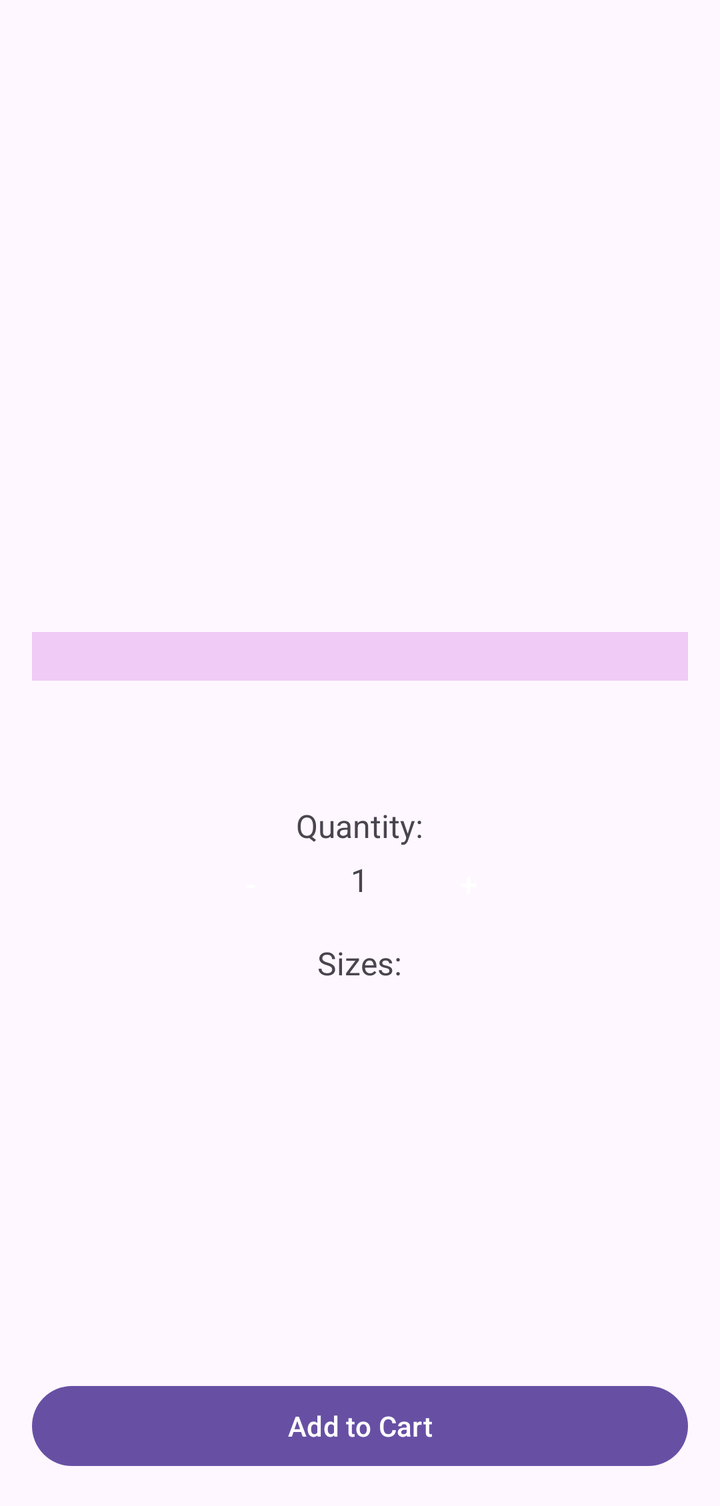
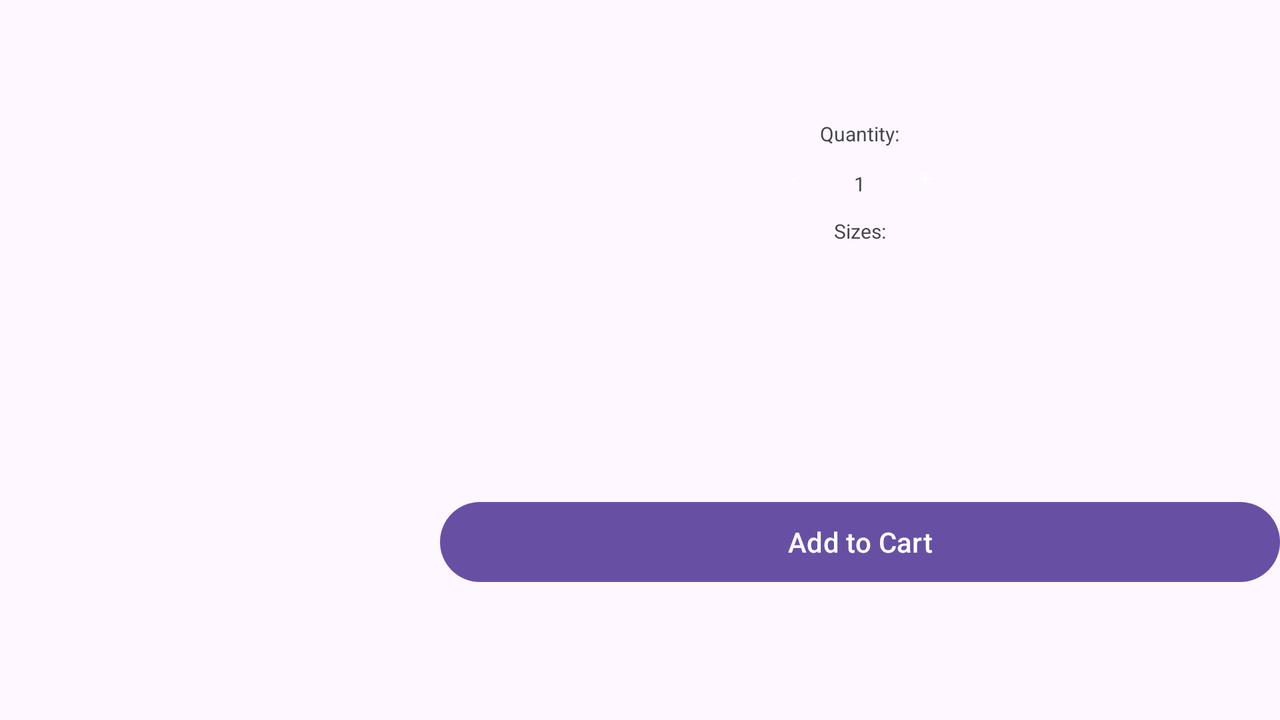

First picture: res/layout/ on a phone held upright. Second picture: the repository's own variant of that layout, on a device whose configuration matches the variant's folder. Source for both follows.
<!-- AndroidManifest.xml: application theme Theme.Trendz -->
<!-- res/layout/fragment_product_detail.xml -->
<?xml version="1.0" encoding="utf-8"?>
<ScrollView xmlns:android="http://schemas.android.com/apk/res/android"
    android:layout_width="match_parent"
    android:layout_height="match_parent">

    <RelativeLayout
        android:layout_width="match_parent"
        android:layout_height="wrap_content"
        android:padding="16dp">

    <ImageView
        android:id="@+id/productDetailImageView"
        android:layout_width="220dp"
        android:layout_height="270dp"
        android:layout_centerHorizontal="true"
        android:scaleType="centerCrop" />

    <TextView
        android:id="@+id/productDetailNameTextView"
        android:layout_width="match_parent"
        android:layout_height="wrap_content"
        android:layout_below="@id/productDetailImageView"
        android:layout_centerHorizontal="true"
        android:layout_marginTop="30dp"
        android:textSize="18sp"
        android:textStyle="bold"
        android:background="@color/bg_textview"
        android:gravity="center" />

    <TextView
        android:id="@+id/productDetailPriceTextView"
        android:layout_width="wrap_content"
        android:layout_height="wrap_content"
        android:layout_below="@id/productDetailNameTextView"
        android:layout_centerHorizontal="true"
        android:layout_marginTop="20dp"
        android:textSize="16sp"
        android:textColor="@color/colorAccent" />

        <TextView
            android:id="@+id/productDetailSizeTextView"
            android:layout_width="wrap_content"
            android:layout_height="wrap_content"
            android:layout_below="@id/productDetailPriceTextView"
            android:layout_centerHorizontal="true"
            android:layout_marginTop="20dp"
            android:text="Quantity:"
            android:textSize="16sp" />

        <TextView
            android:id="@+id/quantityTextView"
            android:layout_width="wrap_content"
            android:layout_height="wrap_content"
            android:layout_below="@id/productDetailPriceTextView"
            android:layout_centerHorizontal="true"
            android:layout_marginTop="47dp"
            android:text="1"
            android:textSize="16sp" />

        <Button
            android:id="@+id/minusButton"
            android:layout_width="40dp"
            android:layout_height="40dp"
            android:layout_below="@id/productDetailPriceTextView"
            android:layout_marginTop="40dp"
            android:layout_marginRight="30dp"
            android:layout_toLeftOf="@id/quantityTextView"
            android:background="@drawable/button_background"
            android:text="-"
            android:textSize="16sp"
            android:padding="0dp"/>

        <Button
            android:id="@+id/plusButton"
            android:layout_width="40dp"
            android:layout_height="40dp"
            android:layout_below="@id/productDetailPriceTextView"
            android:layout_marginLeft="30dp"
            android:layout_marginTop="40dp"
            android:layout_toRightOf="@id/quantityTextView"
            android:background="@drawable/button_background"
            android:text="+"
            android:textSize="16sp"
            android:padding="0dp" />

    <TextView
        android:id="@+id/sizesLabelTextView"
        android:layout_width="wrap_content"
        android:layout_height="wrap_content"
        android:layout_below="@id/quantityTextView"
        android:layout_centerHorizontal="true"
        android:layout_marginTop="20dp"
        android:text="Sizes:"
        android:textSize="16sp" />

    <RadioGroup
        android:id="@+id/sizeRadioGroup"
        android:layout_width="wrap_content"
        android:layout_height="wrap_content"
        android:layout_below="@id/sizesLabelTextView"
        android:layout_centerHorizontal="true"
        android:layout_marginTop="10dp"
        android:orientation="horizontal">

    </RadioGroup>

    <TextView
        android:id="@+id/productDetailCategoryTextView"
        android:layout_width="wrap_content"
        android:layout_height="wrap_content"
        android:layout_below="@id/sizeRadioGroup"
        android:layout_centerHorizontal="true"
        android:layout_marginTop="20dp"
        android:textSize="16sp" />

    <TextView
        android:id="@+id/productDetailColorTextView"
        android:layout_width="wrap_content"
        android:layout_height="wrap_content"
        android:layout_below="@id/productDetailCategoryTextView"
        android:layout_centerHorizontal="true"
        android:layout_marginTop="20dp"
        android:textSize="16sp" />

    <TextView
        android:id="@+id/productDetailGenderTextView"
        android:layout_width="wrap_content"
        android:layout_height="wrap_content"
        android:layout_below="@id/productDetailColorTextView"
        android:layout_centerHorizontal="true"
        android:layout_marginTop="20dp"
        android:textSize="16sp" />

    <TextView
        android:id="@+id/productDetailDescriptionTextView"
        android:layout_width="wrap_content"
        android:layout_height="wrap_content"
        android:layout_below="@id/productDetailGenderTextView"
        android:layout_centerHorizontal="true"
        android:layout_marginTop="20dp"
        android:textSize="16sp" />

        <Button
            android:id="@+id/addToCartButton"
            android:layout_width="match_parent"
            android:layout_height="wrap_content"
            android:layout_below="@id/productDetailDescriptionTextView"
            android:layout_marginTop="20dp"
            android:text="Add to Cart" />

    </RelativeLayout>

</ScrollView>
<!-- resources referenced by this layout -->
<resources>
  <color name="bg_textview">#F0CBF6</color>
  <color name="colorAccent">#FF4081</color>
  <style name="Theme.Trendz" parent="Base.Theme.Trendz" />
  <style name="Base.Theme.Trendz" parent="Theme.Material3.DayNight.NoActionBar">
          
          
      </style>
</resources>
<!-- res/layout-land/fragment_product_detail.xml (the repository's variant of the layout above) -->
<!-- drawn on the phone turned sideways -->
<?xml version="1.0" encoding="utf-8"?>
<LinearLayout xmlns:android="http://schemas.android.com/apk/res/android"
    android:layout_width="match_parent"
    android:layout_height="match_parent"
    android:orientation="horizontal">

    <ImageView
        android:id="@+id/productDetailImageView"
        android:layout_width="220dp"
        android:layout_height="match_parent" />

    <ScrollView
        android:layout_width="match_parent"
        android:layout_height="match_parent">

    <RelativeLayout
        android:layout_width="match_parent"
        android:layout_height="match_parent">

    <TextView
        android:id="@+id/productDetailNameTextView"
        android:layout_width="match_parent"
        android:layout_height="wrap_content"
        android:layout_centerHorizontal="true"
        android:layout_marginTop="10dp"
        android:textSize="12sp"
        android:textStyle="bold"
        android:gravity="center" />

    <TextView
        android:id="@+id/productDetailPriceTextView"
        android:layout_width="wrap_content"
        android:layout_height="wrap_content"
        android:layout_below="@id/productDetailNameTextView"
        android:layout_centerHorizontal="true"
        android:layout_marginTop="10dp"
        android:textSize="10sp"
        android:textColor="@color/colorAccent" />

        <TextView
            android:id="@+id/productDetailSizeTextView"
            android:layout_width="wrap_content"
            android:layout_height="wrap_content"
            android:layout_below="@id/productDetailPriceTextView"
            android:layout_centerHorizontal="true"
            android:layout_marginTop="10dp"
            android:text="Quantity:"
            android:textSize="10sp" />

        <TextView
            android:id="@+id/quantityTextView"
            android:layout_width="wrap_content"
            android:layout_height="wrap_content"
            android:layout_below="@id/productDetailPriceTextView"
            android:layout_centerHorizontal="true"
            android:layout_marginTop="35dp"
            android:text="1"
            android:textSize="10sp" />

        <Button
            android:id="@+id/minusButton"
            android:layout_width="20dp"
            android:layout_height="20dp"
            android:layout_below="@id/productDetailPriceTextView"
            android:layout_marginTop="28dp"
            android:layout_marginRight="20dp"
            android:layout_toLeftOf="@id/quantityTextView"
            android:background="@drawable/button_background"
            android:text="-"
            android:textSize="10sp"
            android:padding="0dp"/>

        <Button
            android:id="@+id/plusButton"
            android:layout_width="20dp"
            android:layout_height="20dp"
            android:layout_below="@id/productDetailPriceTextView"
            android:layout_marginLeft="20dp"
            android:layout_marginTop="28dp"
            android:layout_toRightOf="@id/quantityTextView"
            android:background="@drawable/button_background"
            android:text="+"
            android:textSize="10sp"
            android:padding="0dp" />

    <TextView
        android:id="@+id/sizesLabelTextView"
        android:layout_width="wrap_content"
        android:layout_height="wrap_content"
        android:layout_below="@id/quantityTextView"
        android:layout_centerHorizontal="true"
        android:layout_marginTop="10dp"
        android:text="Sizes:"
        android:textSize="10sp" />

    <RadioGroup
        android:id="@+id/sizeRadioGroup"
        android:layout_width="wrap_content"
        android:layout_height="wrap_content"
        android:layout_below="@id/sizesLabelTextView"
        android:layout_centerHorizontal="true"
        android:layout_marginTop="10dp"
        android:orientation="horizontal">

    </RadioGroup>

    <TextView
        android:id="@+id/productDetailCategoryTextView"
        android:layout_width="wrap_content"
        android:layout_height="wrap_content"
        android:layout_below="@id/sizeRadioGroup"
        android:layout_centerHorizontal="true"
        android:layout_marginTop="10dp"
        android:textSize="10sp" />

    <TextView
        android:id="@+id/productDetailColorTextView"
        android:layout_width="wrap_content"
        android:layout_height="wrap_content"
        android:layout_below="@id/productDetailCategoryTextView"
        android:layout_centerHorizontal="true"
        android:layout_marginTop="10dp"
        android:textSize="10sp" />

    <TextView
        android:id="@+id/productDetailGenderTextView"
        android:layout_width="wrap_content"
        android:layout_height="wrap_content"
        android:layout_below="@id/productDetailColorTextView"
        android:layout_centerHorizontal="true"
        android:layout_marginTop="10dp"
        android:textSize="10sp" />

    <TextView
        android:id="@+id/productDetailDescriptionTextView"
        android:layout_width="wrap_content"
        android:layout_height="wrap_content"
        android:layout_below="@id/productDetailGenderTextView"
        android:layout_centerHorizontal="true"
        android:layout_marginTop="10dp"
        android:textSize="10sp" />

        <Button
            android:id="@+id/addToCartButton"
            android:layout_width="match_parent"
            android:layout_height="wrap_content"
            android:layout_below="@id/productDetailDescriptionTextView"
            android:layout_marginTop="20dp"
            android:text="Add to Cart" />

    </RelativeLayout>
    </ScrollView>
</LinearLayout>
<!-- resources referenced by the variant -->
<!-- as the phone turned sideways resolves them -->
<resources>
  <color name="colorAccent">#FF4081</color>
  <style name="Theme.Trendz" parent="Base.Theme.Trendz" />
  <style name="Base.Theme.Trendz" parent="Theme.Material3.DayNight.NoActionBar">
          
          
      </style>
</resources>
